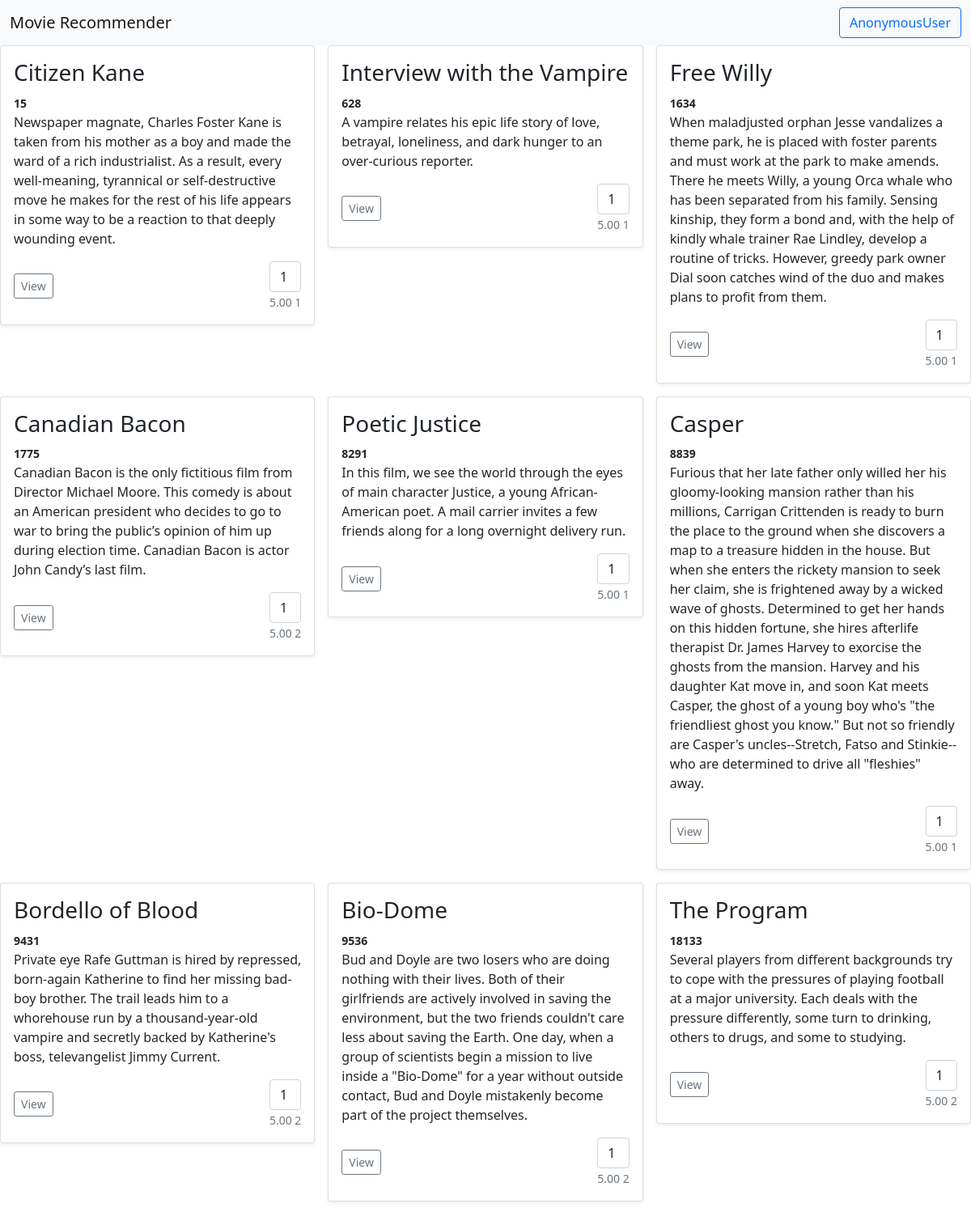
The app's page /movie/ (upper part) with its own data.
### movies/models.py (models this page shows, shortened)
class Movie(models.Model):
    title = models.CharField(max_length=100)
    overview = models.TextField()
    release_date = models.DateField(auto_now=False, auto_now_add=False, blank=True, null=True)
    timestamp = models.DateTimeField(auto_now_add=True)
    rating = GenericRelation(Rating)
    rating_last_updated = models.DateField(auto_now=False, auto_now_add=False, blank=True, null=True)
    rating_avg = models.DecimalField(blank=True, null=True, max_digits=5, decimal_places=2)
    rating_count = models.IntegerField(blank=True, null=True)
    objects = MovieManager()
    def get_absolute_url(self):
        return reverse("movies:movie_detail", kwargs={"pk": self.pk})

### movies/views.py (the view)
class MovieListView(generic.ListView):
    template_name = "movies/movie_list.html"
    paginate_by = 50
    queryset = Movie.objects.all().order_by("-rating_avg")
    def get_context_data(self, *args, **kwargs):
        context = super().get_context_data(*args, **kwargs)
        request = self.request
        user = request.user
        if user.is_authenticated:
            object_list = context["object_list"]
            object_ids = [x.id for x in object_list]
            my_ratings = user.rating_set.movies().as_object_dict(object_ids=object_ids)
            context["my_ratings"] = my_ratings
        return context

### ratings/context_processors.py (called while the page is built)
def ratings_choice(request):
    return {"ratings_choice": RatingChoice.values}

### ratings/templatetags/get_dict_val.py (called while the page is built)
@register.filter
def get_dict_val(dictionary, key, key_as_string=True):
    if not isinstance(dictionary, dict):
        return None
    if key_as_string:
        key = f"{key}"
    return dictionary.get(key)

### templates/movies/movie_list.html
{% extends 'base.html' %}
{% block body %}
<div class="row row-cols-1 row-cols-sm-2 row-cols-md-3 g-3">
    {% for object in object_list %}
    <div class="col">
        {% include "snippets/card.html" with object=object %}
    </div>
    {% endfor %}
</div>
{% endblock body %}

### templates/snippets/card.html (shortened to what this page needs)
{% load get_dict_val %}
{% with my_ratings|get_dict_val:object.id as current_rating %}
<div class="card shadow-sm">
    <div class="card-body">
        <h3>{{ object.title }}</h3> <small> <b>{{ object.id }}</b></small>
        <p class="card-text">{{ object.overview }}</p>
        <div class="d-flex justify-content-between align-items-center">
            <div class="btn-group">
                <a type="button" class="btn btn-sm btn-outline-secondary"
                    href='{{ object.get_absolute_url }}'>View</a>
            </div>
            <div>
                <select class='form-control'>
                    {% for choice in ratings_choice %}
                        {% if choice is None %}
                            <option disabled selected="{{ choice }}">Pick a rating</option>
                        {% else %}
                            <option {% if current_rating == choice %} selected {% endif %} value="{{ choice }}">{{ choice }}</option>
                        {% endif %}
                    {% endfor %}
                </select>
                {% if object.rating_avg is not None %}
                <small class="text-muted">{{ object.rating_avg }} {{ object.rating_count }}</small>
                {% endif %}
            </div>
        </div>
    </div>
</div>
{% endwith %}

### records on screen
Movie: title "Citizen Kane", id "15", overview "Newspaper magnate, Charles Foster Kane is taken from his mother as a boy and made the ward of a rich industrialist. As a result, every well-meaning, tyrannical or self-destructive move he makes for the rest of his life appears in some way to be a reaction to that deeply wounding event.", rating_avg "5.00", rating_count "1"
Movie: title "Interview with the Vampire", id "628", overview "A vampire relates his epic life story of love, betrayal, loneliness, and dark hunger to an over-curious reporter.", rating_avg "5.00", rating_count "1"
Movie: title "Free Willy", id "1634", overview "When maladjusted orphan Jesse vandalizes a theme park, he is placed with foster parents and must work at the park to make amends. There he meets Willy, a young Orca whale who has been separated from his family. Sensing kinship, they form a bond and, with the help of kindly whale trainer Rae Lindley, develop a routine of tricks. However, greedy park owner Dial soon catches wind of the duo and makes plans to profit from them.", rating_avg "5.00", rating_count "1"
Movie: title "Canadian Bacon", id "1775", overview "Canadian Bacon is the only fictitious film from Director Michael Moore. This comedy is about an American president who decides to go to war to bring the public’s opinion of him up during election time. Canadian Bacon is actor John Candy’s last film.", rating_avg "5.00", rating_count "2"
Movie: title "Poetic Justice", id "8291", overview "In this film, we see the world through the eyes of main character Justice, a young African-American poet. A mail carrier invites a few friends along for a long overnight delivery run.", rating_avg "5.00", rating_count "1"
Movie: title "Casper", id "8839", overview "Furious that her late father only willed her his gloomy-looking mansion rather than his millions, Carrigan Crittenden is ready to burn the place to the ground when she discovers a map to a treasure hidden in the house. But when she enters the rickety mansion to seek her claim, she is frightened away by a wicked wave of ghosts. Determined to get her hands on this hidden fortune, she hires afterlife therapist Dr. James Harvey to exorcise the ghosts from the mansion. Harvey and his daughter Kat move in, and soon Kat meets Casper, the ghost of a young boy who's \"the friendliest ghost you know.\" But not so friendly are Casper's uncles--Stretch, Fatso and Stinkie--who are determined to drive all…", rating_avg "5.00", rating_count "1"
Movie: title "Bordello of Blood", id "9431", overview "Private eye Rafe Guttman is hired by repressed, born-again Katherine to find her missing bad-boy brother. The trail leads him to a whorehouse run by a thousand-year-old vampire and secretly backed by Katherine's boss, televangelist Jimmy Current.", rating_avg "5.00", rating_count "2"
Movie: title "Bio-Dome", id "9536", overview "Bud and Doyle are two losers who are doing nothing with their lives. Both of their girlfriends are actively involved in saving the environment, but the two friends couldn't care less about saving the Earth. One day, when a group of scientists begin a mission to live inside a \"Bio-Dome\" for a year without outside contact, Bud and Doyle mistakenly become part of the project themselves.", rating_avg "5.00", rating_count "2"
Movie: title "The Program", id "18133", overview "Several players from different backgrounds try to cope with the pressures of playing football at a major university. Each deals with the pressure differently, some turn to drinking, others to drugs, and some to studying.", rating_avg "5.00", rating_count "2"

### other values on screen
form field value "1"
